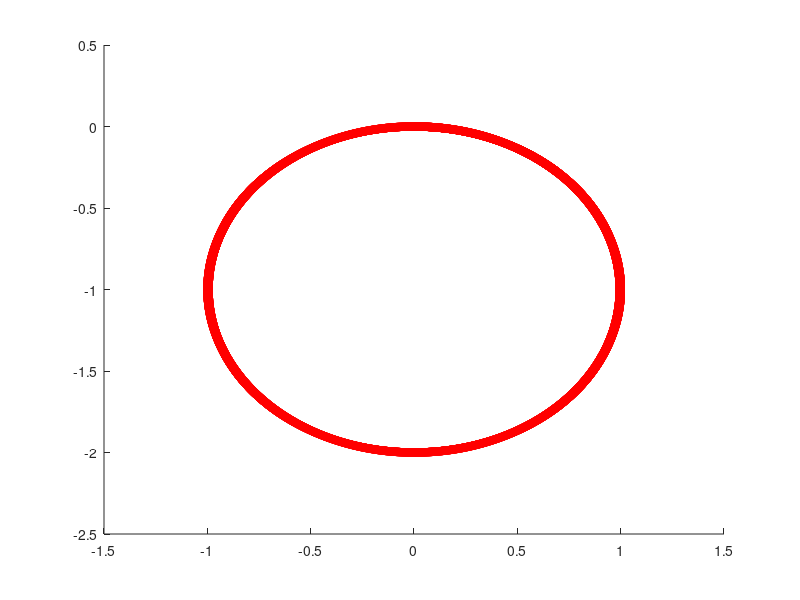

MATLAB code for this plot:
clear all; clc;
close all;
% robots sizing 
L = 0.5; % [m]
r = 1; % [m]
f = 10; % [Hz]

% kinematic model
dt = 0.001;% [s] timestep 
x0 = [0; 0; pi()] % [[m/s] [m/s] [rad/s]] intial state
u = [-1.5; 2; 1] % [[rad/s] [rad/s] [rad/s]] inputs
u = [2; 0; 0]

% noise model 

n = 10000; % number of samples
figure(1); clf; hold on;

for i = 1:n
%     v1 = - u(1)*cos(x0(3)) + j*(u(1)*sin(x0(3)))
%     v2 = u(2)*cos(1/3*pi()-x0(3)) + j*(u(2)*sin(pi()/3-x0(3)))
%     v3 = u(3)*cos(1/3*pi()+x0(3)) - j* (u(3)*sin(1/3*pi()+x0(3)))
%     
%     abs (v1)
%     abs (v2)
%     abs (v3)
%     
%     x0(3) = x0(3) + 0.1;
%     
%     plot([v1, v2, v3], '*')
    % dynamics
    x_record(:,i) = x0;
    v_record(:,i) = [(r*2/3)*( -u(1)*cos(x0(3)) + u(2)*cos(pi()/3-x0(3)) + u(3)*cos(pi()/3+x0(3)) );
                     (r*2/3)*( u(1)*sin(x0(3)) + u(2)*sin(pi()/3-x0(3)) - u(3)*sin(pi()/3+x0(3)) );
                     r/(3*L)*(u(1)+u(2)+u(3))];
                 
    x1 = x0 + [ (r*2/3)*( -u(1)*cos(x0(3)) + u(2)*cos(pi()/3-x0(3)) + u(3)*cos(pi()/3+x0(3)) )*dt;
                (r*2/3)*( u(1)*sin(x0(3)) + u(2)*sin(pi()/3-x0(3)) - u(3)*sin(pi()/3+x0(3)) )*dt;
                (r/(3*L))*(u(1)+u(2)+u(3))*dt];
    x0 = x1; 
end

% a = sqrt(v_record(1,:).^2 + v_record(2,:).^2)

quiver(x_record(1,:),x_record(2,:),v_record(1,:),v_record(2,:));
quiver(x_record(1,:),x_record(2,:),sin(x_record(3,:)),cos(x_record(3,:)),'r*');
